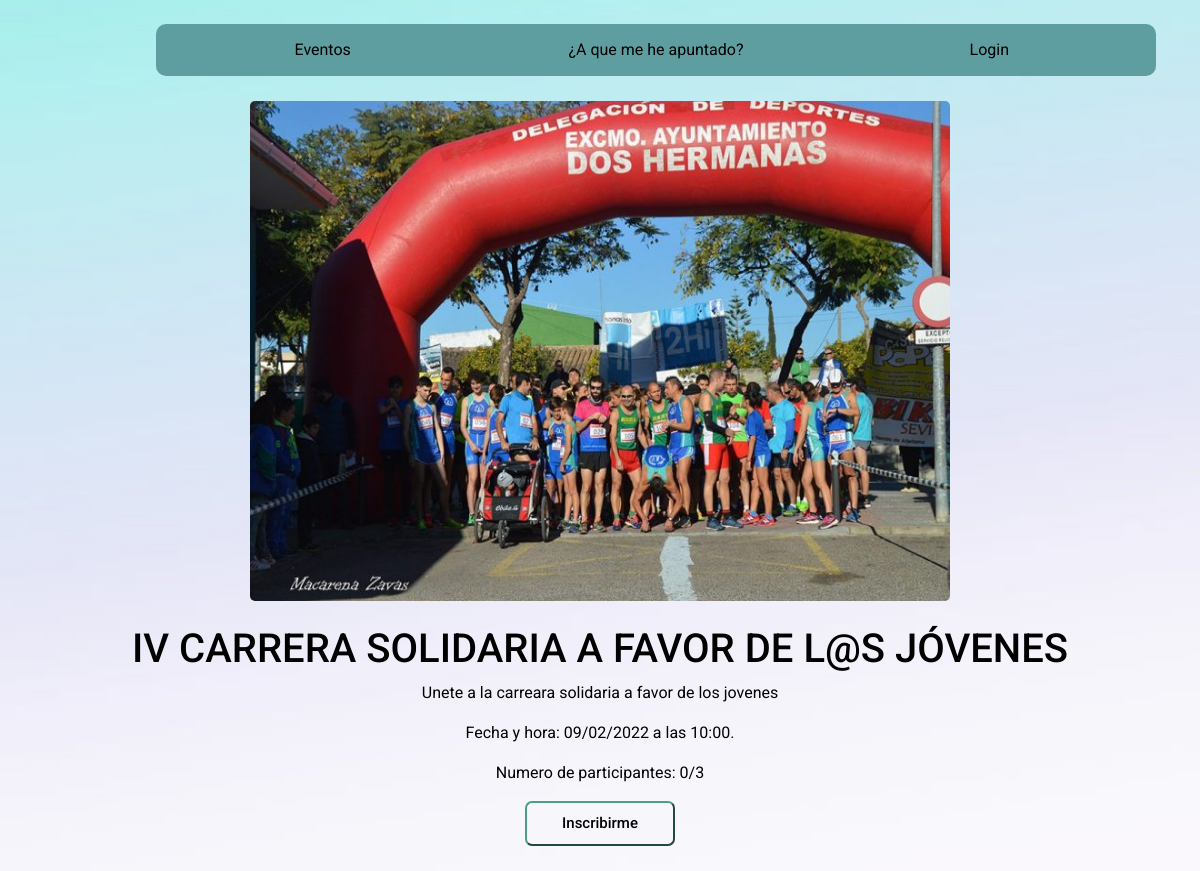
Page /view/evento.php?evento=4 on the committed database.
### tables this page shows
CREATE TABLE `tbl_eventos` (
  `id` int(11) NOT NULL,
  `titulo` varchar(45) DEFAULT NULL,
  `descripcion` text DEFAULT NULL,
  `fecha` date DEFAULT NULL,
  `hora` time DEFAULT NULL,
  `img` varchar(45) DEFAULT NULL,
  `capactual` int(3) NOT NULL,
  `capmax` int(3) NOT NULL
);

### view/evento.php (the view, shortened to what this page needs)
<?php
    require_once '../services/conexion.php';
    if (empty($_GET['evento'])) {
        header("location:listaeventos.php");
    }else{
        $evento=$_GET['evento'];
    }
     if (empty($_SESSION['dni'])) {
         $dni='';
     }else{
         $dni=$_SESSION['dni'];
     }
?>
<!DOCTYPE html>
<html lang="en">
<head>
    <link rel="stylesheet" href="https://stackpath.bootstrapcdn.com/bootstrap/4.4.1/css/bootstrap.min.css">
    <link rel="stylesheet" href="../css/styles.css">
</head>
<body class="fondoimg">
    <div class="menu">
        <ul>
            <li>
                <a href="../view/listaeventos.php">Eventos</a>
            </li>
            <li>
                <a href="../view/eventosapuntado.php">¿A que me he apuntado?</a>
            </li>
            <li>
                <a href="../view/login.php">Login</a>
            </li>
        </ul>
    </div>
    <div class="contenido">
        <div class="contenido_centrado">
            <table class="tabla_evento">
                <?php
                    $sentencia=$pdo->prepare("SELECT id,titulo,descripcion,img,DATE_FORMAT(fecha,'%d/%m/%Y') as fecha,TIME_FORMAT(hora,'%H:%i') as hora,capactual,capmax FROM tbl_eventos WHERE id=$evento");
                    $sentencia->execute();
                    $eventos=$sentencia->fetchAll(PDO::FETCH_ASSOC);
                    foreach ($eventos as $row) {
                        echo "<tr>";
                            echo "<td><img class='imgevento' src='{$row['img']}'>";
                            echo "<br>";
                            echo "<br>";
                            echo "<h1>{$row['titulo']}</h1>";
                            echo "<p>{$row['descripcion']}</p>";
                            echo "<p>Fecha y hora: {$row['fecha']} a las {$row['hora']}. </p>";
                            echo "<p>Numero de participantes: {$row['capactual']}/{$row['capmax']}</p>";
                            if($row['capactual']==$row['capmax']){
                                echo "";
                            }else{
                                $inscripcion=$pdo->prepare("SELECT dni, id_evento FROM tbl_registroevento WHERE dni='{$dni}' AND  id_evento=$evento");
                                $inscripcion->execute();
                                $comprobacion=$inscripcion->fetchAll(PDO::FETCH_ASSOC);
                                if (empty($comprobacion)) {
                                    ?>
                                        <button class="botongeneral" onclick="location.href='../view/inscripcion.php?evento=<?php echo $row['id']; ?>'">Inscribirme</button>
                                        <br><br>
                                    <?php
                                }else{
                                    ?>
                                        <button class="botonquitarinscripcion" onclick="location.href='../process/quitinscripcion.proc.php?evento=<?php echo $row['id']; ?>&dni=<?php echo $comprobacion[0]['dni']; ?>'">Quitar inscripcion</button>
                                    <?php
                                }
                                ?>
                                <?php
                            }
                            echo "</td>";
                        echo "</tr>";
                    }
                    ?>
            </table>
        </div>
    </div>
</body>
</html>

### css/styles.css (style rules this page uses)
* { box-sizing: border-box; font-family: 'Roboto', sans-serif; color: black; }
body { margin: 0; background-size: cover; background-attachment: fixed; text-align: center; background-color: white; }
.fondoimg { background-image: url('../img/fondoprueba.jpg'); }
.menu { width: 1000px; margin-left: 13%; padding-top: 2%; }
ul { list-style-type: none; margin: 0; padding: 0; overflow: hidden; background-color: cadetblue; position: -webkit-sticky; position: sticky; top: 0; text-decoration: none; border-radius: 10px; }
li { float: left; width: 33.33%; text-decoration: none }
li a { display: block; color: black; text-align: center; padding: 14px 16px; text-decoration: none; }
.contenido { width: 100%; height: 100%; }
.contenido_centrado { align-items: center; align-content: center; }
.tabla_evento { width: 100%; margin-top: 2%; }
.imgevento { width: 700px; height: 500px; border-radius: 5px; }
.botongeneral { width: 150px; height: 45px; border-radius: 7px; border-color: #4D9C87; background-color: #F7F6FB; font-size: 15px; font-weight: 500; transition: all 1s ease; color: black; }

### rows in the picture
tbl_eventos: img (picture), titulo "IV CARRERA SOLIDARIA A FAVOR DE L@S JÓVENES", descripcion "Unete a la carreara solidaria a favor de los jovenes", fecha "09/02/2022", hora "10:00", capactual "0", capmax "3"
